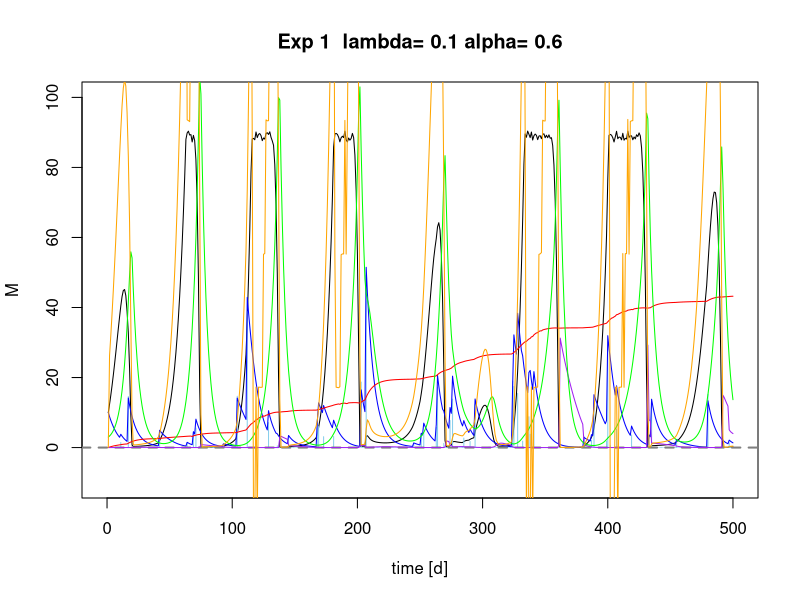
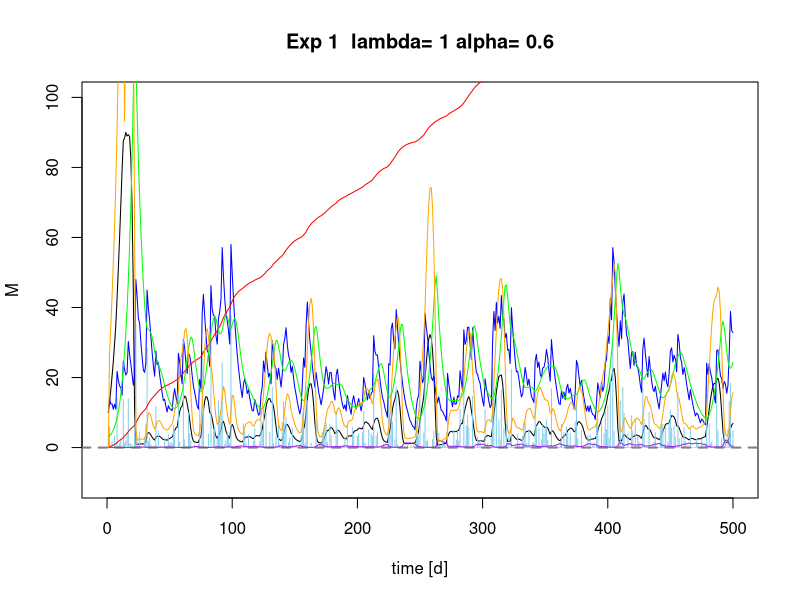
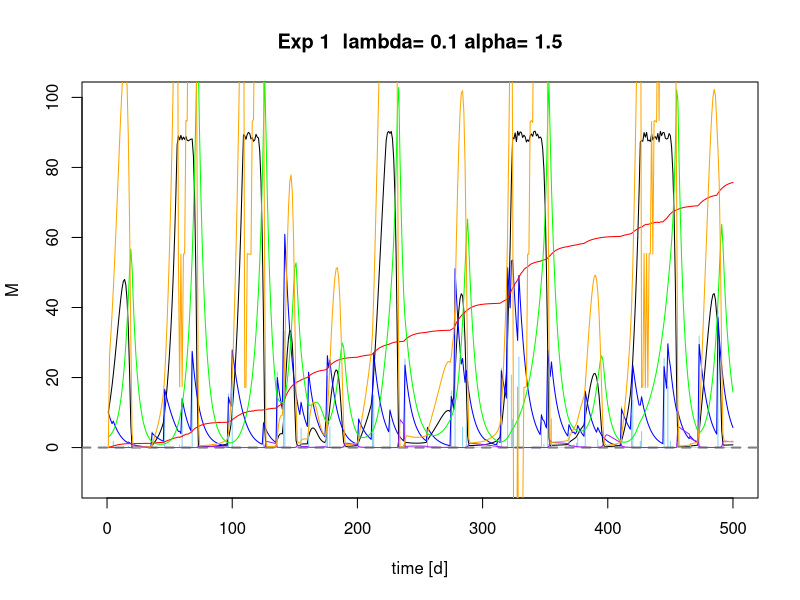
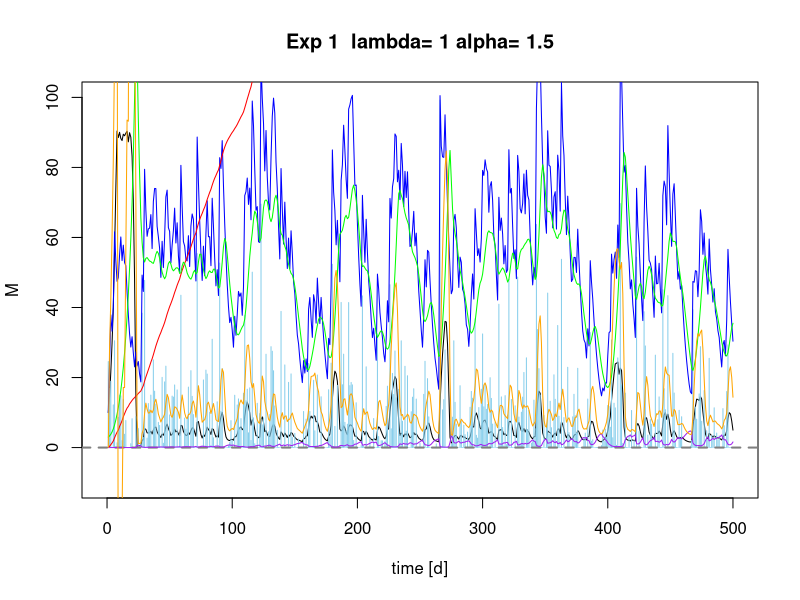
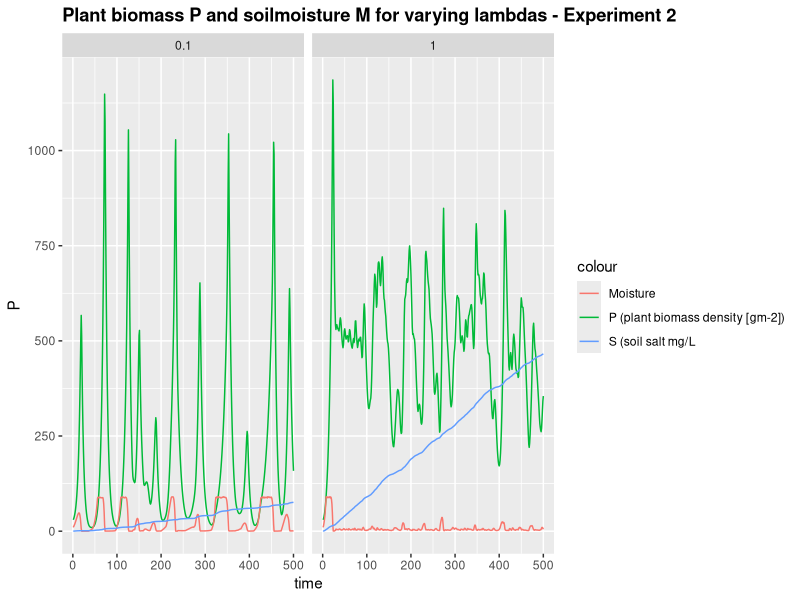
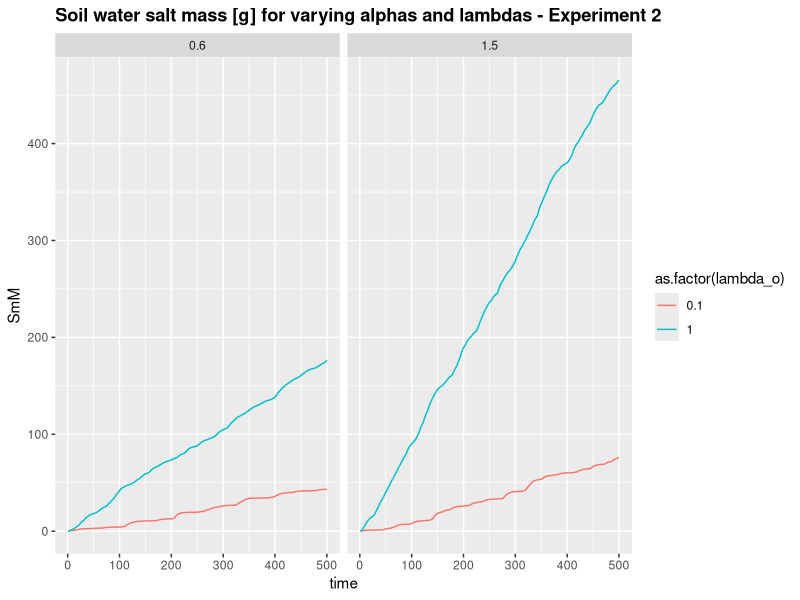

Write R code to recreate these figures, in order.
## ---- chunk 1

 # Sandy Clay Loam
    n<-0.367 # porosity
    # more soil variables for evaporation & losses
    # Hydraulic conductivity
    K_s<-52.08*10 # mm/day
    # campbell's b
    b<-6.4069 # neurotheta sandy clay loam
    # van Genuchten parameters
#     avg <- 0.0521
#     nvg <- 1.237
    s_fc<-0.2677/n # Field capacity
    # This is the bubbling pressure
    psi_s_bar<--1.2E-3 #
 
   h1bar =  -psi_s_bar 
   hb = psi_s_bar*-10^5 # mm
 

  Zmax =10000 # [mm] maximum GROUNDWATER DEPTH Check
  Z =3000 # [mm] actual groundwater depth Check

# parameters describing the soil
  soilpar <- list(b = b, n = n, s_fc = s_fc, K_s = K_s, 
                psi_s_bar = psi_s_bar, h1bar = h1bar, hb = hb)
    #................................................
    # Vegetation 1 (Grass)
    # paspalum secateum F-I and R-I, 2004

    Zr = 400 # soil depth (mm)   Check Also Table 2...Fernandez-Illescas and Rodriguez-Iturbe...2001


 # parameters describing the root zone   
  vegpar <- list(Zr = Zr)


# parameters describing plant dynamics and salt features

  alpha_i=K_s/Z #maximum infiltration rate per day, http://www.fao.org/docrep/s8684e/s8684e0a.htm

  k=12 # Saco et al, 2013
  W0=0.2 # Saco et al, 2013
  gmax=0.05 # Saco et al, 2013
  k1=5 # Saco et al, 2013
  c=10  # Saco et al, 2013
  f= 0.8  # f is the soil salt leaching efficiency (whether some salt is retained)
  ConcConst = 0.1 # ConcConst is the concentration of the salt in the infiltrating water in g/l
  CM.gw = 0.1 # salt concentration in groundwater
  d=0.24 # fraction of plant mortality
  
  par <- list(alpha_i=alpha_i,k=k, W0=W0, gmax=gmax, k1=k1, c=c, f=f, ConcConst=ConcConst, CM.gw= CM.gw, d=d)
## ---- chunk 2
Infil <- function(h,P, par){
  
  I=par$alpha_i*h*(P+par$k*par$W0)/(P+par$k)
  
  return (I)
}
## ---- chunk 3

WU <- function(M,P,par){ 
# using Svir in here means scaling Svir back to M, easier to do at Svir in balances  
#  WU=par$gmax*((M*(1+Svir))/(((M*(1+Svir))+par$k1)))*P 
  WU=par$gmax*(M/((M+par$k1)))*P 
  
  return(WU)
}
## ---- chunk 4
#******************************************
# based on Salvucci, 1993
L_n <- function(M,Z,Zmax,soilpar,vegpar) {
   Zr <- vegpar$Zr
   hb <- - soilpar$psi_s_bar*10^5 # (mm?)
   soilpar$s_fc <- (Z/hb)^(-1/soilpar$b)
   
   s=M/(soilpar$n*vegpar$Zr)
  
   psi = hb*s^soilpar$b
 
#   hb <- hb*soilpar$n
  hb_nd <- hb/psi # non-dim hb
   m=5.64  # in Salvucci's paper it is called n, but I called it m here to not confuse it with porosity
   #m=3.3 # 3.3 for clay, 5.64 for silt-loam, 11.88 for sand-loam 


Znd <- Z/Zmax  # a non-dimensional Znd between 0 and 1 is defined, e.g. Zmax=10 m, Z= 1 m, Znd=0.1


#non-dimensional form of the flow rate equation  #nd flow rate

q <-((((Znd/hb_nd)^-m)-((psi/hb)^-m))/((1+((psi/hb)^-m))+((m-1)*((Znd/hb_nd)^-m)))) # 
# q <-((((Znd/hb_nd)^-m)-((psi/hb)^-m))/((1+((psi/hb)^-m))+((m-1)*((Znd/hb_nd)^-m)))) # 

# Mass flux

flux <- (M*q)

flux<-ifelse(s<soilpar$s_fc, abs(flux), -abs(flux))


return(flux)
}



## ---- chunk 5
Precip <- function(time,alpha,lambda,delta) {
  # generate a vector of times between rainfall events > delta
  f_P<-floor(rexp(time,lambda*exp(-delta/alpha))) # vector of times between rainfall occurrences (equation 4 & 8)
  # generate a binary vector from this (impulse function)
  binary.vec <- unlist(lapply(1:time,function(i) c(rep(0,f_P[i]),1)))
  R <- rexp(length(binary.vec),1/alpha)*binary.vec 
  return(R[1:time])
}
## ---- chunk 6

Gr <- function(M,P,par) { 
  
  Gr = par$c*WU(M,P,par)
  
  return(Gr)
}
## ---- chunk 7
Mo <- function(P,M,Svir,par) {
  # needs to be M/Svir because both are "large" numbers
  # you want a number ~1 for multiplication, or <0.1 for addition
  Mo = P*(par$d*(M/Svir))
  
  return(Mo)

}
## ---- chunk 8
balances <- function(Rain, par, plotit=T,
                      soilpar,
                      vegpar){
   

  
# Storage vectors for the daily steps are initialized.

   M <- rep(0,length(Rain)) # soil moisture [mm]
   h <- rep(0,length(Rain)) # infiltration depth [mm]
   P <- rep(0,length(Rain)) #biomass density []
   CM<- rep(0,length(Rain)) # Salt concentration in soil water in g/L or g/mm
   SmI<- rep(0,length(Rain)) # Salt mass in infiltrating water [g]
   SmM <- rep(0,length(Rain)) # Salt mass in soil water [g]
   In <- rep(0,length(Rain)) # infiltration [mm]

   Svir <- rep(0,length(Rain)) # virtual saturation
   flux<- rep(0,length(Rain)) # drainage and capillary rise flux, according to sign



# Initial values to start the simulation.

   
   M[1] <- 10
   h[1] <- 10 
   P[1] <- 30
   CM[1]<- 0
   Svir[1] <- M[1]



# We decided to split the numerical calculations for the daily into 12 substeps.

   deltat <- 12 # split in 12 increments

  
# Storage vectors for the substeps are initialized.

   M_sub <- rep(0,deltat)
   h_sub <- rep(0,deltat)
   I_sub <- rep(0,deltat)
   #Q_sub <- rep(0,deltat)
   WU_sub <-rep(0,deltat) # Water uptake in mm
   P_sub <- rep(0,deltat) 
   Gr_sub <- rep(0,deltat) # Growth of biomass
   Mo_sub<- rep(0,deltat) # Mortality of biomass
   SmI_sub <- rep(0,deltat) 
   SmM_sub<- rep(0,deltat) 
   CM_sub<- rep(0,deltat) 
  Svir_sub <- rep(0,deltat) # virtual saturation

   flux_sub<-rep(0,deltat) # calculates leakage loss without evaporation loss

   U_salt <-rep(0,deltat)
   L_salt <-rep(0,deltat)


  
   timeincr= 1/deltat
   
  for (t in 2:length(Rain)){
    
    for (tt in 1:(deltat-1)) {
      
      h.old <- ifelse(tt==1,h[t-1],h_sub[tt])
      P.old <- ifelse(tt==1,P[t-1],P_sub[tt])
      M.old <- ifelse(tt==1,M[t-1],M_sub[tt])
      SmI.old <-ifelse(tt==1,SmI[t-1],SmI_sub[tt])
      CM.old <-ifelse(tt==1,CM[t-1],CM_sub[tt])
      Svir.old <-ifelse(tt==1,Svir[t-1],Svir_sub[tt])


# Balance for water depth on soil


h_sub[tt+1] <- h.old + ifelse(tt==1,(10*Rain[t]),0) - Infil(h.old, P.old,par)*timeincr

# Infiltration

      I_sub[tt] <- Infil(h.old, P.old,par)*timeincr

#  1. Update soil moisture with infiltration

      M_sub[tt + 1] <- M.old + I_sub[tt]      
      
# Now do all plant uptake and growth
# water uptake by plants: include infiltration in available water

      WU_sub[tt] <- WU(M=Svir.old,P.old,par)*timeincr 
      
      # growth rate
      Gr_sub[tt] <- Gr(M=Svir.old, P.old,par)*timeincr 
      # Mortality
      Mo_sub[tt]<- Mo(P.old,M=M.old, Svir=Svir.old, par)*timeincr
      # calculate plant biomass balance
      P_sub[tt + 1] <- P.old + Gr_sub[tt]- Mo_sub[tt] 
      
      
# re-calculate water balance
# 2. before leaching
      M_sub[tt + 1] <- M.old + I_sub[tt] - WU_sub[tt] #- L_sub[tt] 

# Calculate salt concentration in the soil

 # 3. calculate leaching and capillary rise amount
  flux_sub[tt+1]<-do.call(L_n,list(M=M_sub[tt+1],Z=Z, Zmax=Zmax,soilpar=soilpar,vegpar=vegpar))

# 4. final adjust soil moisture for leaching or capillary rise
 
   M_sub[tt + 1] <-  M_sub[tt + 1] + flux_sub[tt+1]*timeincr


# calculate saltbalance

# Salt leaching
    L_salt[tt+1] <- ifelse(flux_sub[tt+1]<0, par$f*CM_sub[tt+1]*flux_sub[tt+1]*timeincr,0) # leaching of salt

# salt uplfow
    U_salt[tt+1] <- ifelse(flux_sub[tt+1]>0, par$CM.gw*flux_sub[tt+1]*timeincr,0) # rise of salt

# salt mass coming in with infiltration
      SmI_sub[tt+1]<- SmI.old + I_sub[tt]*par$ConcConst 

#salt mass in soil
     SmM_sub[tt+1] <- SmI_sub[tt+1] + U_salt[tt+1] - L_salt[tt+1]
# salt concentration in soil
   CM_sub[tt+1]<- (SmM_sub[tt+1]/M_sub[tt+1])*(1/58.44) # 
    
# Virtual saturation (Shah et al., 2012), here in [mm] to be in the same unit as M
    Svir_sub[tt + 1]<-soilpar$n*vegpar$Zr*((soilpar$h1bar*10^-1)^(1/soilpar$b))*
                     ((soilpar$h1bar*10^-1)*(M_sub[tt + 1]/
                       (soilpar$n*vegpar$Zr))^(-soilpar$b)
                       +(3.6*CM_sub[tt + 1]))^(-1/soilpar$b)

    } 
  
# Aggregating the substep results to daily values.

    P[t] = P_sub[deltat]
    M[t] = M_sub[deltat]
    h[t] = h_sub[deltat]
    CM[t] = CM_sub[deltat]
    SmM[t] = SmM_sub[deltat] 
    SmI[t]=SmI_sub[deltat]
    In[t]= sum(I_sub)
    flux[t] = sum(flux_sub)
    Svir[t] = Svir_sub[deltat]

}


# Plotting
 
if (plotit==T) {  
  plot(M, type="l",ylim=c(-10,100),xlim=c(0,time),xlab=("time [d]"), main=paste("Exp 1  lambda=", lambda[j],"alpha=", alpha[i]))
  points(Rain*10, type="h", col="skyblue")
   
    lines(h,type="l", col="blue")
    abline(h=0, col="Gray50",lwd=2,lty=2)

    lines(SmM,type="l", col="red")
    lines(CM,type="l", col="purple")
    lines(P/10,type="l", col="green")
    lines(flux,type="l", col="orange")

#  legend("topright",cex=1, pt.cex=0.4, c("Moisture [mm]","Rainfall [mm]*10","overland flow depth[mm] ","salt mass in soil water [g]", "salt concentration in soil water [g/l]", "Plant biomass density [g/m^2]/10"),
#          col=c("black","skyblue","blue","red","purple","green"),lty=1)
 

}

Out <- data.frame(P=P,M=M,h=h, CM=CM, SmM=SmM, In=In, flux=flux, Svir=Svir)
return(Out)
}
## ---- chunk 9
alpha <- c(0.6,1.5) 
lambda <- c(0.1,1)

Store <- list()
sub_store <- list()
time <- 500
delta <- 0
set.seed(1000)
## ---- chunk 10
#source("Rainfall.R")


for (i in 1:length(alpha)) {
  
for (j in 1:length(lambda)) {
    # generate the rainfall
    Rain <- Precip(time,alpha[i],lambda[j],delta)
    Rainlist <- data.frame(Precip(time,alpha[i],lambda[j],delta)) 
    
    sub_store[[j]] <-data.frame(alpha_o=rep(alpha[i],time),
                                lambda_o=rep(lambda[j],time),
                                balances(Rain,plotit=T, par=par,
                                soilpar, vegpar))
  }
  Store[[i]] <- sub_store
}
## ---- chunk 11
require(ggplot2)
lambda_sum <- do.call(rbind,Store[][[2]])
lambda_sum$time <- rep(1:time,length(lambda))

pl <- ggplot(lambda_sum,aes(x=time,y=P, colour="P (plant biomass density [gm-2])")) + geom_line()
pl  <- pl + geom_line(aes(x=time,y=M, colour="Moisture"))  
pl <- pl +  facet_wrap(~lambda_o)   #, colour=lambda_o (put this in aes-brackets) 
pl  + ggtitle("Plant biomass P and soilmoisture M for varying lambdas - Experiment 2") +  geom_line(aes(x=time, y=SmM, colour= "S (soil salt mg/L")) + theme(plot.title = element_text(lineheight=.8, face="bold"))
## ---- chunk 12
lambda_sum_all <- do.call(rbind,do.call(rbind,Store))
lambda_sum_all$time <- rep(rep(1:time,length(lambda)),length(alpha))


pa <- ggplot(lambda_sum_all,aes(x=time,y=SmM,col=as.factor(lambda_o))) + geom_line(linetype=1) 
# pa <- pa + + scale_color_gradient(low="blue", high="red")
pa <- pa  + facet_wrap(~alpha_o) + ggtitle("Soil water salt mass [g] for varying alphas and lambdas - Experiment 2") + theme(plot.title = element_text(lineheight=.8, face="bold"))
pa  
